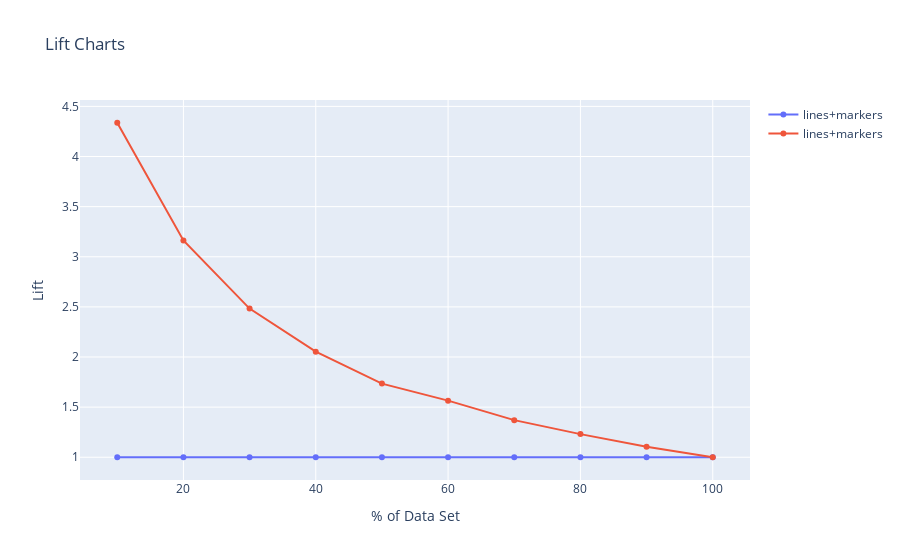

Here is the notebook cell this chart was saved with:
### Code cell
fig = go.Figure()
fig.add_trace(go.Scatter(x=list(range(10,100+10,10)), y=np.repeat(1,10),
                    mode='lines+markers',
                    name='lines+markers'))
fig.add_trace(go.Scatter(x=list(range(10,100+10,10)), y=lift.Lift,
                    mode='lines+markers',
                    name='lines+markers'))

fig.update_xaxes(
        title_text = "% of Data Set",
)

fig.update_yaxes(
        title_text = "Lift",
        )
fig.update_layout(title='Lift Charts',)

fig.show()

### Figure 1 — Plotly figure (JSON) as saved in the notebook; plotly's stock layout.template omitted (floating-point values rounded to 4 significant figures)
{"data": [{"mode": "lines+markers", "name": "lines+markers", "type": "scatter", "x": [10, 20, 30, 40, 50, 60, 70, 80, 90, 100], "y": [1, 1, 1, 1, 1, 1, 1, 1, 1, 1]}, {"mode": "lines+markers", "name": "lines+markers", "type": "scatter", "x": [10, 20, 30, 40, 50, 60, 70, 80, 90, 100], "y": [4.337, 3.163, 2.483, 2.054, 1.735, 1.565, 1.37, 1.231, 1.105, 1]}], "layout": {"autosize": true, "title": {"text": "Lift Charts"}, "xaxis": {"autorange": true, "range": [4.325, 105.7], "title": {"text": "% of Data Set"}, "type": "linear"}, "yaxis": {"autorange": true, "range": [0.7246, 4.612], "title": {"text": "Lift"}, "type": "linear"}}}
